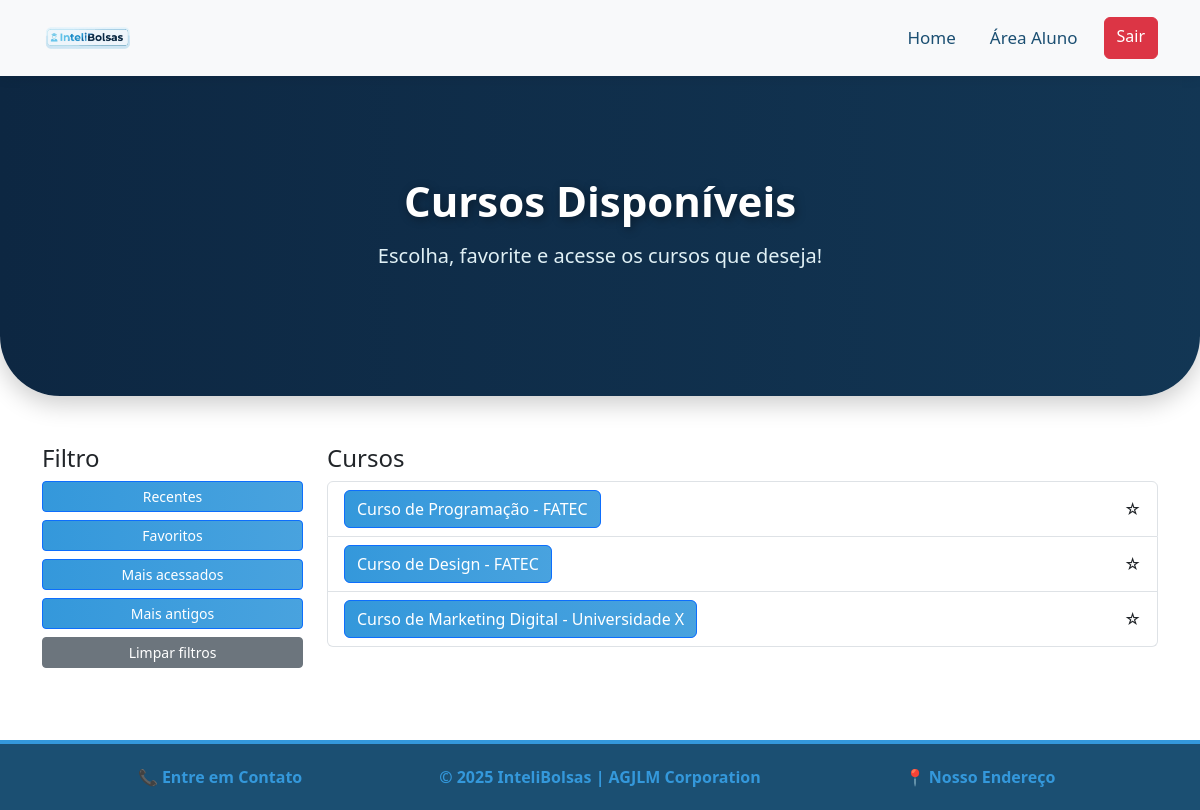
Before: /publico/cursos.php (signed in) with the older database file.
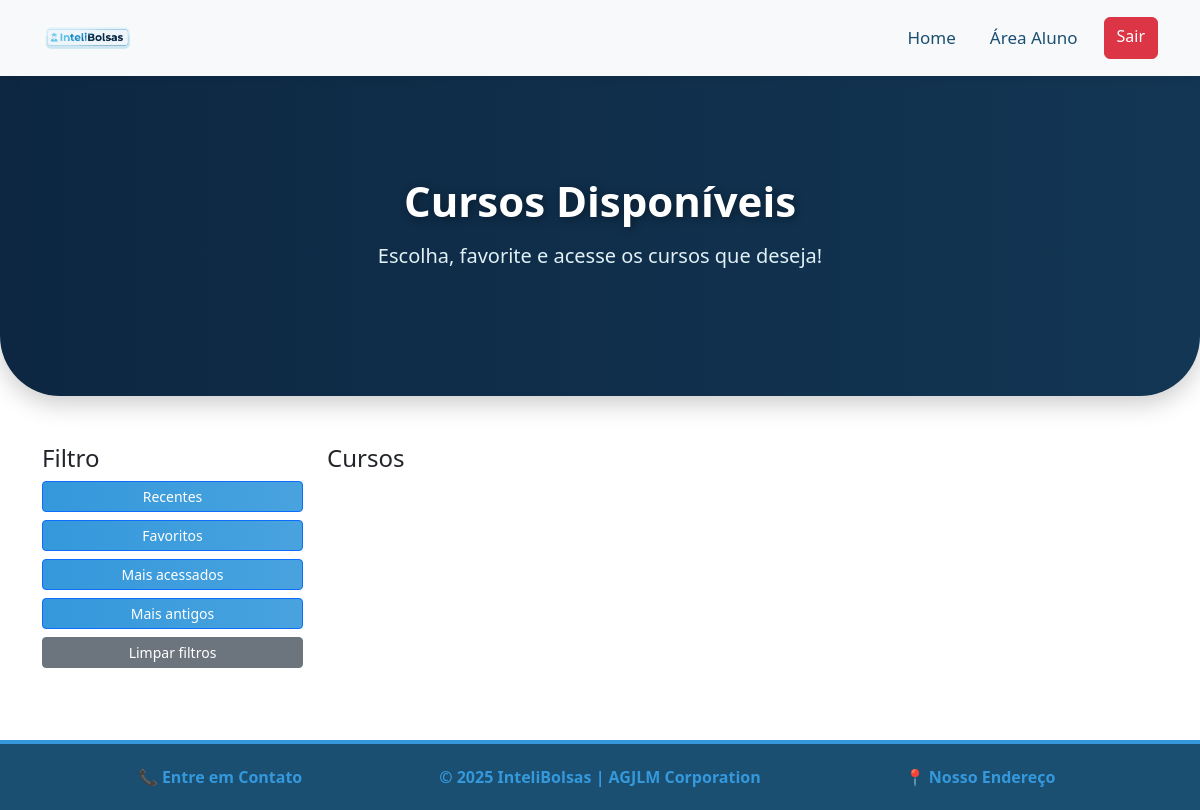
After: the same page with the newer database file.
### tables this page shows
CREATE TABLE `cursos` (
  `id` int(11) NOT NULL,
  `id_instituicao` int(11) NOT NULL,
  `titulo` varchar(100) NOT NULL,
  `descricao` text DEFAULT NULL,
  `vagas` int(11) DEFAULT 0,
  `bolsa` int(11) DEFAULT 0,
  `data_criacao` varchar(12) NOT NULL,
  `link_externo` varchar(255) DEFAULT NULL,
  `acessos` int(11) DEFAULT 0,
  `imagem` varchar(100) NOT NULL
);

CREATE TABLE `instituicoes` (
  `id` int(11) NOT NULL,
  `nome` varchar(100) NOT NULL,
  `email` varchar(100) NOT NULL,
  `senha` varchar(255) DEFAULT NULL,
  `telefone` varchar(20) DEFAULT NULL,
  `endereco` varchar(255) DEFAULT NULL
);

### publico/cursos.php (the view, shortened to what this page needs)
<?php
require 'conexao.php';
$busca = isset($_GET['busca']) ? $_GET['busca'] : '';
$sql = "SELECT c.id, c.titulo AS curso_nome, c.imagem, c.descricao, c.link_externo, c.data_criacao, c.acessos, i.nome AS instituicao_nome
        FROM cursos c
        INNER JOIN instituicoes i ON c.id_instituicao = i.id
        WHERE c.titulo LIKE ? OR i.nome LIKE ?
        ORDER BY c.data_criacao DESC";
$stmt = $conn->prepare($sql);
$busca_like = "%$busca%";
$stmt->bind_param("ss", $busca_like, $busca_like);
$stmt->execute();
$result = $stmt->get_result();
?>
<!DOCTYPE html>
<html lang="pt-BR">
<head>
<link rel="stylesheet" href="css/css_global.css">
<link href="https://cdn.jsdelivr.net/npm/bootstrap@5.3.8/dist/css/bootstrap.min.css" rel="stylesheet">
</head>
<body>
<nav class="navbar navbar-expand-lg bg-light">
  <div class="container">
    <a class="navbar-brand" href="#sobre">
      <img src="imagens/logos/InteliBolsas1.jpg" class="logo-navbar" alt="Logo InteliBolsas">
    </a>
    <div class="collapse navbar-collapse" id="navbarNavAltMarkup">
      <div class="navbar-nav ms-auto">
         <a class="nav-link NavTexto" href="home.php">Home</a>
        <?php if (isset($_SESSION['tipo']) && $_SESSION['tipo'] === 'aluno'): ?>
          <a class="nav-link NavTexto" href="area_aluno.php">Área Aluno</a>
          <a href="logout.php" class="btn btn-danger">Sair</a>
        <?php elseif (isset($_SESSION['tipo']) && $_SESSION['tipo'] === 'admin'): ?>
          <a class="nav-link NavTexto" href="area_admin.php">Área Admin</a>
          <a href="logout.php" class="btn btn-danger">Sair</a>
        <?php elseif (isset($_SESSION['tipo']) && $_SESSION['tipo'] === 'instituicao'): ?>
          <a class="nav-link NavTexto" href="area_instituicao.php">Área Inst.</a>
          <a href="logout.php" class="btn btn-danger">Sair</a>
        <?php else: ?>
          <a href="login.php" class="btn btn-success" id="btnLogin">Login</a>
        <?php endif; ?>
      </div>
    </div>
  </div>
</nav>
<header class="fundo d-flex align-items-center justify-content-center" style="height: 40vh;">
  <div class="container text-center text-white">
    <h1 class="TextoPrincipal">Cursos Disponíveis</h1>
    <p class="SubTexto">Escolha, favorite e acesse os cursos que deseja!</p>
  </div>
</header>
<div class="container my-5">
  <div class="row">
    <div class="col-md-3 mb-4">
      <h4>Filtro</h4>
      <div class="d-flex flex-md-column flex-wrap gap-2">
        <button class="btn btn-primary btn-sm" onclick="filtrar('recentes')">Recentes</button>
        <button class="btn btn-primary btn-sm" onclick="filtrar('favoritos')">Favoritos</button>
        <button class="btn btn-primary btn-sm" onclick="filtrar('acessados')">Mais acessados</button>
        <button class="btn btn-primary btn-sm" onclick="filtrar('antigos')">Mais antigos</button>
        <button class="btn btn-secondary btn-sm" onclick="limparFiltros()">Limpar filtros</button>
      </div>
    </div>
    <div class="col-md-9">
      <h4>Cursos</h4>
      <ul id="lista" class="list-group">
        <?php while($curso = $result->fetch_assoc()): ?>
          <li class="list-group-item d-flex justify-content-between align-items-center flex-wrap"
              data-id="<?= $curso['id'] ?>"
              data-data="<?= $curso['data_criacao'] ?>"
              data-acessos="<?= $curso['acessos'] ?>">
            <form method="POST" action="inscricao.php" class="mb-2 mb-md-0 d-flex align-items-center gap-2">
              <button type="submit" class="btn btn-primary">
                <?= htmlspecialchars($curso['curso_nome']) ?> - <?= htmlspecialchars($curso['instituicao_nome']) ?>
              </button>
            </form>
            <span class="star">&#9734;</span>
          </li>
        <?php endwhile; ?>
      </ul>
    </div>
  </div>
</div>
<footer id="contato" class="Contatos text-white py-3">
  <div class="container">
    <div class="row text-center">
      <div class="col-md-4">
        <span>📞 Entre em Contato</span>
      </div>
      <div class="col-md-4">
        <span>© 2025 InteliBolsas | AGJLM Corporation</span>
      </div>
      <div class="col-md-4">
        <span>📍 Nosso Endereço</span>
      </div>
    </div>
  </div>
</footer>
</body>
</html>

Changed rows visible on the page:
removed cursos: titulo "Curso de Programação", id_instituicao.nome "FATEC"
removed cursos: titulo "Curso de Design", id_instituicao.nome "FATEC"
removed cursos: titulo "Curso de Marketing Digital", id_instituicao.nome "Universidade X"
